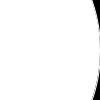
Frame 1 (no input)
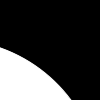
Frame 60 (the mouse pressed at the canvas centre just before this capture)
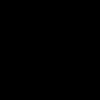
Frame 120 (the mouse held since frame 60 and released just before this capture)

The Processing sketch that drew these frames (run headless with seeded random() and noise(); from frame 60 on, the mouse is pressed at the canvas centre):

// Processing sketch: eclipse_game
// ── eclipse_game.pde
Circle roamer, user;
color c;

int mode;
// modes:
// 1 - playing
// 

void setup() {
  orientation(LANDSCAPE);
  user = new Circle(0, 0, 200, color(0)); // black circle
  
  // Using custom start for roamer.  After this first time it is randomized.
  float roamer_radius = user.radius * (3.0/4.0);
  roamer = new Circle(width-roamer_radius, 0, roamer_radius, color(255)); // white circle
  roamer.yAngle = 0;
  roamer.yScalar = 250;
  roamer.ySpeed = .01;
  roamer.xAngle = 0;
  roamer.xScalar = width/2 - roamer_radius;
  roamer.xSpeed = 0;
  
  c = roamer.c;

  mode = 1;
}

void draw() {
  if (mode == 1) {
    background(c);
    user.play_display(true);
    roamer.play_display(false);
    if (user.encompassesRoamer(roamer)) {
      mouseX = int(roamer.x);
      mouseY = int(roamer.y);
      mode = 2;
    }
  } else if (mode == 2) {
    if (user.encompassesScreen(width, height)) {
      swap_circles();
      mode = 1;
      background(c);
      user.play_display(true);
      roamer.play_display(false);
    } else {
      user.radius += 10;
      background(c);
      user.immobile_display();
      roamer.play_display(true);
    }
  }
}

void swap_circles() {
  Circle temp = roamer;
  roamer = user;
  user = temp;
  roamer.radius = user.radius * (3.0/4.0);
  while (true) {
    roamer.initialize_random_values();
    if (! user.seesRoamer(roamer)) {
      break;
    }
  }
  c = roamer.c;
}

// ── Circle.pde
class Circle {

  float xAngle;
  float yAngle;
  float xScalar;
  float yScalar;
  float xSpeed;
  float ySpeed;

  float x;
  float y;
  float radius;

  color c;

  Circle(float xPos, float yPos, float r, color col) { // user-controlled circle
    x = xPos;
    y = yPos;
    radius = r;
    c = col;
  }

  void initialize_random_values() {
    xAngle = random(3.14159);
    yAngle = random(3.14159);
    xScalar = random(550 + (75-radius));
    yScalar = random(285 + (75-radius));
    xSpeed = random(.05);
    ySpeed = random(.04);
    x = width/2 + cos(xAngle) * xScalar;
    y = height/2 + sin(yAngle) * yScalar;
  }

  void play_display(boolean user_circle) {
    stroke(c);
    fill(c);
    if (user_circle) { // base movement on touch
      x = mouseX;
      y = mouseY;
    } else { // roam
      x = width/2 + cos(xAngle) * xScalar;
      y = height/2 + sin(yAngle) * yScalar;
      xAngle += xSpeed;
      yAngle += ySpeed;
    }
    
    ellipse(x, y, radius*2, radius*2);
  }
  
  void immobile_display() {
    stroke(c);
    fill(c);
    ellipse(x, y, radius*2, radius*2);
  }





  float getLeftX() {
    return x - radius;
  }
  float getRightX() {
    return x + radius;
  }
  float getTopY() {
    return y - radius;
  }
  float getBotY() {
    return y + radius;
  }

  boolean encompassesRoamer(Circle other) {
    return (getLeftX()  < other.getLeftX()  && getTopY() < other.getTopY() &&
            getRightX() > other.getRightX() && getBotY() > other.getBotY());
  }
  
  boolean seesRoamer(Circle other) {
    return sqrt(pow(x - other.x, 2) + pow(y - other.y, 2)) < radius + other.radius;
  }
  
  boolean encompassesScreen(int sWidth, int sHeight) { // There's surely some math I can do to make this better
    return (getLeftX() < -1 * sWidth  && getRightX() > sWidth &&
            getTopY()  < -1 * sHeight && getBotY()   > sHeight);
  }
}
